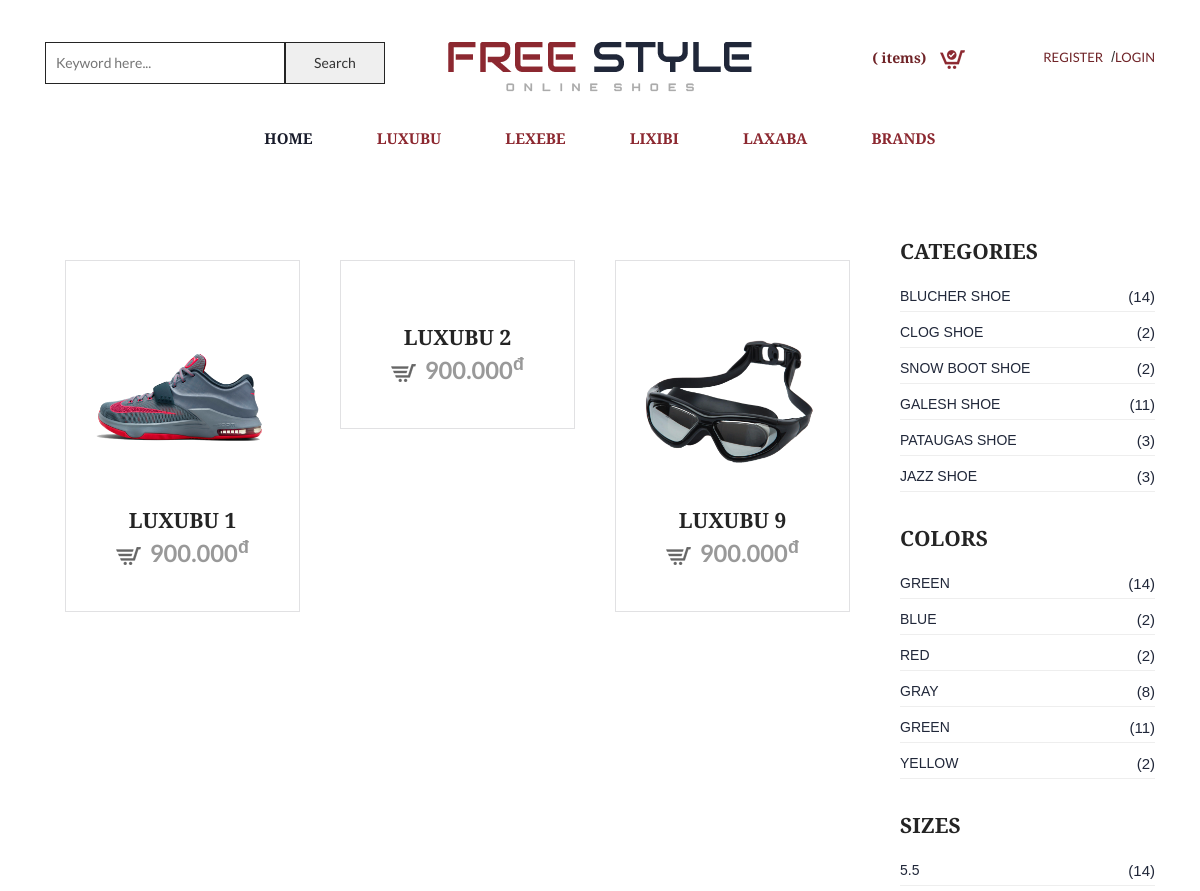
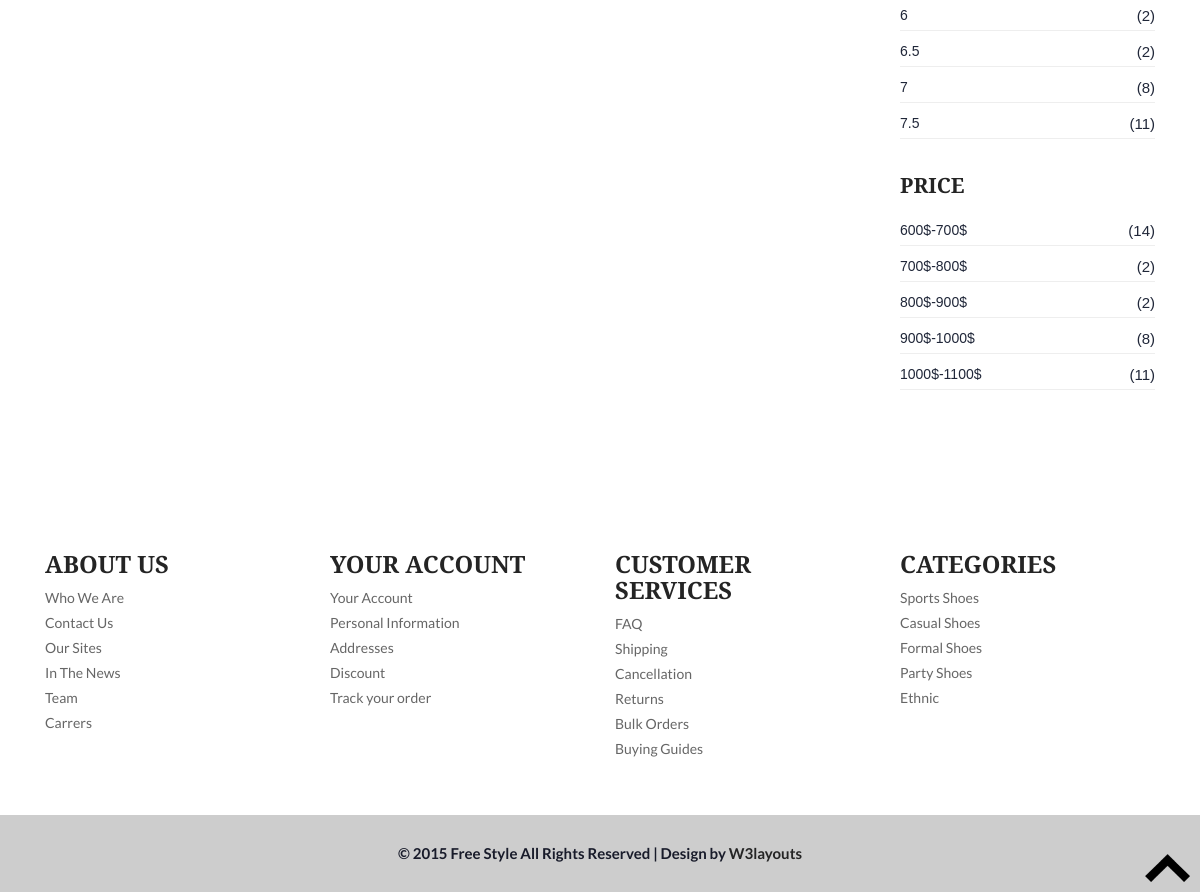
The page /index.php?pages=products&id=1 on the database its author committed (2 pictures, top to bottom).
### tables this page shows
CREATE TABLE `tbl_category` (
  `id` int(11) NOT NULL,
  `title` varchar(100) NOT NULL,
  `content` text NOT NULL
);

CREATE TABLE `tbl_product` (
  `id` int(11) NOT NULL,
  `name` varchar(100) NOT NULL,
  `code` varchar(50) NOT NULL,
  `price` int(11) NOT NULL,
  `amount` int(11) DEFAULT NULL,
  `image` varchar(100) NOT NULL,
  `category` varchar(100) NOT NULL,
  `detail` text NOT NULL,
  `sale` int(11) DEFAULT NULL,
  `description` varchar(500) DEFAULT NULL,
  `uploaded_on` datetime NOT NULL
);

### index.php (called while the page is built)
<?php
    include_once("./ConnectDB.php");
    include_once("./Functions.php");
    include_once("./theme/{$_theme}/layout.php");
?>

### theme/shoe/BottomHeader.php (the view, shortened to what this page needs)
<?php
$DSCategory = GetCategory();
?>
<div class="header-bottom">
		<div class="container">
			<div class="top-nav">
				<ul class="memenu skyblue"><li class="active"><a href="index.php">Home</a></li>
					<?php
					while($row = $DSCategory->fetch_array()){
						?>
							<li class="grid">
								<a href="index.php?pages=products&id=<?php echo $row["id"] ?>"><?php echo $row["title"] ?></a>
							</li>
						<?php
					}
					?>
					<li class="grid"><a href="#">Brands</a>
					</li>
				</ul>
			</div>
		</div>
	</div>

### theme/shoe/layout.php (shortened to what this page needs)
<?php
include_once("Router.php");
?>
<!DOCTYPE html>
<html>
<head>
	<link href="/public/css/bootstrap.css" rel="stylesheet" type="text/css" media="all" />
	<link href="/public/css/style.css" rel="stylesheet" type="text/css" media="all" />
	<link href="/public/css/memenu.css" rel="stylesheet" type="text/css" media="all" />
	<link rel="stylesheet" href="https://maxcdn.bootstrapcdn.com/font-awesome/4.4.0/css/font-awesome.min.css">
	<link rel="stylesheet" type="text/css" href="./CSS/style.css">
</head>
<body>
	<?php
	include_once("TopHeader.php");
	?>
	<?php
	include_once("BottomHeader.php");
	?>
	<?php
	include_once($_Content);
	include_once("Footer.php");
	?>
</body>
</html>

### theme/shoe/TopHeader.php (shortened to what this page needs)
<div class="top-header">
	<div class="container">
		<div class="top-header-main">
			<div class="col-md-4 top-header-left">
				<div class="header-search-box">
					<form action="/index.php" class="form-inline">
						<div class="form-group input-search">
							<input class="search" autocomplete="off" value="<?php echo $_REQUEST["keyword"] ?>" type="text" name="keyword" placeholder="Keyword here...">
							<button type="submit" class="pull-right btn-search">Search</button>
						</div>
					</form>
				</div>
			</div>
			<div class="col-md-4 top-header-middle">
				<a href="index.php"><img src="/public/images/logo-4.png" alt="" /></a>
			</div>
			<div class="col-md-2 top-header-right">
				<div class="cart box_1">
					<a href="index.php?pages=mycart">
						<h3>
							<div class="total">
												 (<span><?php
																	if (isset($_SESSION["GioHang"])) {
																		echo count($_SESSION["GioHang"]);
																	} ?></span> items)
							</div>
							<img src="/public/images/cart-1.png" alt="" />
					</a>
				</div>
			</div>
			<div class="col-md-2 top-header-right">
				<?php
				if (isset($_SESSION["KhachHang"])) {
				?>
					<div class="cart box_1">
						<div class="dropdown">
							<label for="">hello <?php echo $_SESSION["KhachHang"]["username"] ?></label>
							<div class="dropdown-content">
								<a href="index.php?pages=profile" class="simpleCart_empty">Account Information</a>
								<a href="index.php?pages=myorder" class="simpleCart_empty">My Order</a><br>
								<a href="index.php?pages=security" class="simpleCart_empty">Security</a><br>
								<a href="index.php?pages=logout" class="simpleCart_empty">Logout</a>
							</div>
						</div>
					</div>
				<?php
				} else {
				?>
					<div class="cart box_1">
						<a href="index.php?pages=login" class="simpleCart_empty">LOGIN</a>
					</div>
					<div class="cart box_1">
						<p>/</p>
					</div>
					<div class="cart box_1">
						<a href="index.php?pages=register" class="simpleCart_empty">REGISTER</a>
					</div>
				<?php
				}
				?>
			</div>
		</div>
	</div>
</div>

### theme/shoe/pages/products.php (shortened to what this page needs)
<?php
if(isset($_REQUEST["id"])){
    $CateId = $_REQUEST["id"];
    $DSGiay = GetGiayByCategoryId($CateId);
}
?>
<div class="product">
		<div class="container">
			<div class="product-main">
				<div class="col-md-9 p-left">
				<div class="product-one">
				<?php
                while($row = $DSGiay->fetch_array()){
                    ?>
                        <div class="col-md-4 product-left single-left">
                            <div class="p-one simpleCart_shelfItem">
                                <a href="index.php?pages=single&ma=<?php echo $row["id"] ?>">
                                        <img src="/images/product/<?php echo $row["image"] ?>" alt="" />
                                    </a>
                                <h4><?php echo $row["name"] ?></h4>
                                <p><a class="item_add" href="#"><i></i> <span class=" item_price"><?php echo PriceVND($row["sale"]); ?></span></a></p>
                            </div>
				        </div>
                    <?php
                }
                ?>
				<div class="clearfix"> </div>
			</div>
			</div>
			<div class="col-md-3 p-right single-right">
				<h3>Categories</h3>
					<ul class="product-categories">
						<li><a href="#">Blucher Shoe</a> <span class="count">(14)</span></li>
						<li><a href="#">Clog Shoe</a> <span class="count">(2)</span></li>
						<li><a href="#">Snow Boot Shoe</a> <span class="count">(2)</span></li>
						<li><a href="#">Galesh Shoe</a> <span class="count">(11)</span></li>
						<li><a href="#">pataugas Shoe</a> <span class="count">(3)</span></li>
						<li><a href="#">Jazz Shoe</a> <span class="count">(3)</span></li>
					</ul>
					<h3>Colors</h3>
					<ul class="product-categories">
						<li><a href="#">Green</a> <span class="count">(14)</span></li>
						<li><a href="#">Blue</a> <span class="count">(2)</span></li>
						<li><a href="#">Red</a> <span class="count">(2)</span></li>
						<li><a href="#">Gray</a> <span class="count">(8)</span></li>
						<li><a href="#">Green</a> <span class="count">(11)</span></li>
						<li><a href="#">Yellow</a> <span class="count">(2)</span></li>
					</ul>
					<h3>Sizes</h3>
					<ul class="product-categories">
						<li><a href="#">5.5</a> <span class="count">(14)</span></li>
						<li><a href="#">6</a> <span class="count">(2)</span></li>
						<li><a href="#">6.5</a> <span class="count">(2)</span></li>
						<li><a href="#">7</a> <span class="count">(8)</span></li>
						<li><a href="#">7.5</a> <span class="count">(11)</span></li>
					</ul>
					<h3>Price</h3>
					<ul class="product-categories p1">
						<li><a href="#">600$-700$</a> <span class="count">(14)</span></li>
						<li><a href="#">700$-800$</a> <span class="count">(2)</span></li>
						<li><a href="#">800$-900$</a> <span class="count">(2)</span></li>
						<li><a href="#">900$-1000$</a> <span class="count">(8)</span></li>
						<li><a href="#">1000$-1100$</a> <span class="count">(11)</span></li>
					</ul>
			</div>
			<div class="clearfix"> </div>
		</div>
	</div>
	</div>

### Functions.php (shortened to what this page needs)
<?php
function Db(){
    return $GLOBALS['db'];
}
function GetCategory(){
    $sql = "SELECT * FROM `tbl_category`";
    return Db()->query($sql);
}
function GetGiayByCategoryId($id){
    $sql = "SELECT * FROM `tbl_product` WHERE `category` = '{$id}'";
    return Db()->query($sql);
}
function PriceVND($number)
{
    return number_format($number, 0, ",", ".") . "<sup>đ</sup>";
}
?>

### theme/shoe/Footer.php (shortened to what this page needs)
<div class="footer">
		<div class="container">
			<div class="footer-top">
				<div class="col-md-3 footer-left">
					<h3>ABOUT US</h3>
					<ul>
						<li><a href="#">Who We Are</a></li>
						<li><a href="contact.html">Contact Us</a></li>
						<li><a href="#">Our Sites</a></li>
						<li><a href="#">In The News</a></li>
						<li><a href="#">Team</a></li>
						<li><a href="#">Carrers</a></li>
					</ul>
				</div>
				<div class="col-md-3 footer-left">
					<h3>YOUR ACCOUNT</h3>
					<ul>
						<li><a href="account.html">Your Account</a></li>
						<li><a href="#">Personal Information</a></li>
						<li><a href="contact.html">Addresses</a></li>
						<li><a href="#">Discount</a></li>
						<li><a href="#">Track your order</a></li>
					</ul>
				</div>
				<div class="col-md-3 footer-left">
					<h3>CUSTOMER SERVICES</h3>
					<ul>
						<li><a href="#">FAQ</a></li>
						<li><a href="#">Shipping</a></li>
						<li><a href="#">Cancellation</a></li>
						<li><a href="#">Returns</a></li>
						<li><a href="#">Bulk Orders</a></li>
						<li><a href="#">Buying Guides</a></li>
					</ul>
				</div>
				<div class="col-md-3 footer-left">
					<h3>CATEGORIES</h3>
					<ul>
						<li><a href="#">Sports Shoes</a></li>
						<li><a href="#">Casual Shoes</a></li>
						<li><a href="#">Formal Shoes</a></li>
						<li><a href="#">Party Shoes</a></li>
						<li><a href="#">Ethnic</a></li>
					</ul>
				</div>
				<div class="clearfix"> </div>
			</div>
		</div>
	</div>
	<div class="footer-text">
		<div class="container">
			<div class="footer-main">
				<p class="footer-class">© 2015 Free Style All Rights Reserved | Design by  <a href="http://w3layouts.com/" target="_blank">W3layouts</a> </p>
			</div>
		</div>
		<a href="#home" id="toTop" class="scroll" style="display: block;"> <span id="toTopHover" style="opacity: 1;"> </span></a>
	</div>

### public/css/style.css (style rules this page uses)
body { background:#fff; font-family: 'Alegreya Sans SC', sans-serif; }
body a { transition: 0.5s all; -webkit-transition: 0.5s all; -o-transition: 0.5s all; -moz-transition: 0.5s all; -ms-transition: 0.5s all; }
.top-header { padding: 3em 0px 1.5em 0px; }
.top-header-middle { text-align: center; }
.item_add { color: #fff; border:none; }
.box_1 { float: right; margin-top: 5px; }
.box_1 h3 { color: #702428 !important; font-size: 1em; font-weight: 700; margin: 0; }
a.simpleCart_empty { color: #702428; font-weight: 500; font-family: 'Lato', sans-serif; font-size: 13px; }
.box_1 p { margin: 0px 0 0px 8px; }
.total { display: inline-block; vertical-align: middle; color: #702428; }
.box_1 a img { margin: 3px 0 0 10px; }
.header-bottom { padding: 10px 0px; }
.footer { padding:5em 0px; }
.footer-left h3 { color: #242424; font-size: 1.7em; font-weight: 600; margin: 0; }
.footer-left ul { padding: 0; margin: 4% 0 0 0; }
.footer-left ul li { list-style:none; margin:5px 0px; }
.footer-left ul li:last-child { margin-bottom:0; }
.footer-left ul li a { font-size: 14px; color: #666; font-family: 'Lato', sans-serif; }
.footer-text { padding: 2em 0px; background: rgba(153, 153, 153, 0.49); }
.footer-main { text-align:center; }
.footer-main p { color: #181b2a; font-size: 15px; font-weight: 600; font-family: 'Lato', sans-serif; margin: 0; }
.footer-main p a { color: #242424; }
#toTop { display: none; text-decoration: none; position: fixed; bottom: 10px; right: 10px; overflow: hidden; width: 45px; height: 28px; border: none; text-indent: 100%; background: url(../images/top-arrow.png) no-repeat; }
.product { padding:6em 0px; }
.p-one { border: 1px solid rgba(24, 27, 42, 0.13); padding: 40px 15px; }
.p-one img { -webkit-transition-duration: 0.5s; -moz-transition-duration: 0.5s; -o-transition-duration: 0.5s; width:100%; }
.product-left { position:relative; text-align:center; }
.product-one { margin-top: 4%; }
.product-one:nth-child(1) { margin-top:0; }
.p-one h4 { color: #242424; font-size: 21px; font-weight: 600; margin: 5px 0 0 0; }
.p-one p { font-size: 1.7em; color: #999; font-family: 'Lato', sans-serif; margin: 5px 0 0 0; font-weight: 700; display: inline-block; vertical-align: middle; }
.p-one p a { text-decoration: none; color: #999; }
.p-one p i { background: url(../images/cart.png) no-repeat; width: 25px; height: 18px; display: inline-block; margin-right: 4px; vertical-align: middle; }
.single-right h3 { color: #242424; font-size: 1.5em; font-weight: 600; margin: 0 0 18px 0; text-transform: uppercase; }
ul.product-categories { padding:0; margin-bottom:2.5em; }
.p1 { margin-bottom:0; }
ul.product-categories li { padding: 5px 0; border-bottom: 1px solid #eee; margin-bottom: 5px; text-transform: uppercase; list-style:none; }
ul.product-categories li a { font-size: 14px; color: #202739; font-weight: 500; }
.product-categories li span.count { float: right; color: #202739; font-size: 15px; font-weight: 500; }
@media (max-width:1280px) { .footer { padding: 4em 0px; } }
@media (max-width:1280px) { .product { padding: 5em 0px; } }

### public/css/memenu.css (style rules this page uses)
.memenu { margin:0;padding:0;width:100%;list-style:none;display:inline-block;position:relative;font-family:Calibri,Arial;font-size:15px }
.memenu li { display:inline-block; }
ul.memenu.skyblue { text-align: center; }
.memenu>li>a { font-family: 'Alegreya Sans SC', sans-serif;float:left;padding: 5px 30px 5px 30px;color:#555;font-weight:600;text-decoration:none;text-transform:uppercase;transition:color .4s ease-in-out;-moz-transition:color .4s ease-in-out;-webkit-transition:color .4s ease-in-out;-o-transition:color .4s ease-in-out }
.skyblue li>a,.skyblue>li.showhide span { color:#8c2830 }
.skyblue>li:hover>a,.skyblue>li.active>a,.skyblue .dropdown li:hover>a { color:#181b2a }

### CSS/style.css (style rules this page uses)
input, button, select, textarea { border: 1px solid #242424; outline: none; width: 100%; font-size: 14px; padding: 10px 10px; font-family: 'Lato', sans-serif; }
.pull-right { float: left; width: 100px; }
.product-left { position: relative; text-align: center; padding: 20px 20px 20px 20px; }
input.search { width: 240px; }

### rows shown on the page
tbl_category: title "LUXUBU"
tbl_category: title "LEXEBE"
tbl_category: title "LIXIBI"
tbl_category: title "LAXABA"
tbl_product: image (picture), name "LUXUBU 1", sale "900.000"
tbl_product: name "LUXUBU 2", sale "900.000"
tbl_product: image (picture), name "LUXUBU 9", sale "900.000"
